Frame 1 (no input): blank canvas, image omitted
Frame 60 (no input): blank canvas, image omitted
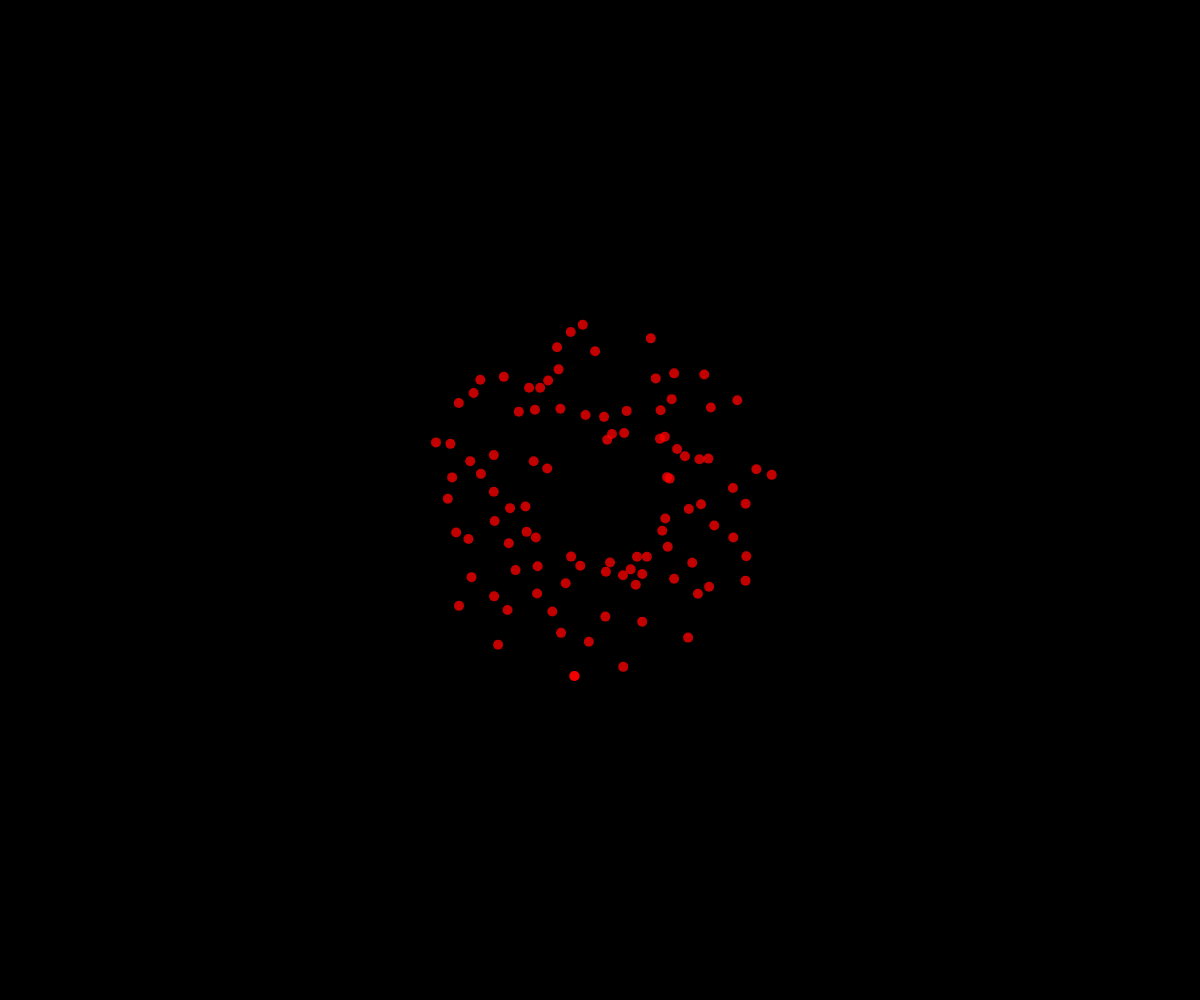
Frame 120 (the mouse pressed at the canvas centre since frame 60)

The p5.js sketch whose frames 1 and 60 were blank and that drew this single picture after the mouse press (run headless with seeded random() and noise() and a simulated clock; from frame 60 on, the mouse is pressed at the canvas centre):

// p5.js sketch
// ── sketch.js
// Fireworks Demo

let fireworks = [];

function setup() {
  createCanvas(windowWidth, windowHeight);
}

function draw() {
  background("black");

  for (let i = fireworks.length-1; i >= 0; i--) {
    if (fireworks[i].isDead()) {
      //remove from array
      fireworks.splice(i, 1);
    }
    else {
      fireworks[i].update();
      fireworks[i].display();
    }
  }
}

function mousePressed() {
  angleMode(DEGREES);
  let numberOfFireworks = 100;
  for (let i = 0; i < numberOfFireworks; i++) {
    let scalar = random(1, 3);
    let dx = cos(i*360/numberOfFireworks + random(-3, 3)) * scalar;
    let dy = sin(i*360/numberOfFireworks + random(-3, 3)) * scalar;
    let someParticle = new Particle(mouseX, mouseY, dx, dy);
    fireworks.push(someParticle);
  }
}


class Particle {
  constructor(x, y, dx, dy){
    this.x = x;
    this.y = y;
    this.size = 10;
    this.dx = dx;
    this.dy = dy;
    this.alpha = 255;
    this.color = color(255,0 ,0, this.alpha);
  }

  display(){
    noStroke();
    this.color = color(255,0 ,0, this.alpha);
    fill(this.color);
    circle(this.x, this.y, this.size);
  }

  update(){
    this.x += this.dx;
    this.y += this.dy;
    this.alpha--;
  }

  isDead() {
    return this.alpha <= 0;
  }
}
